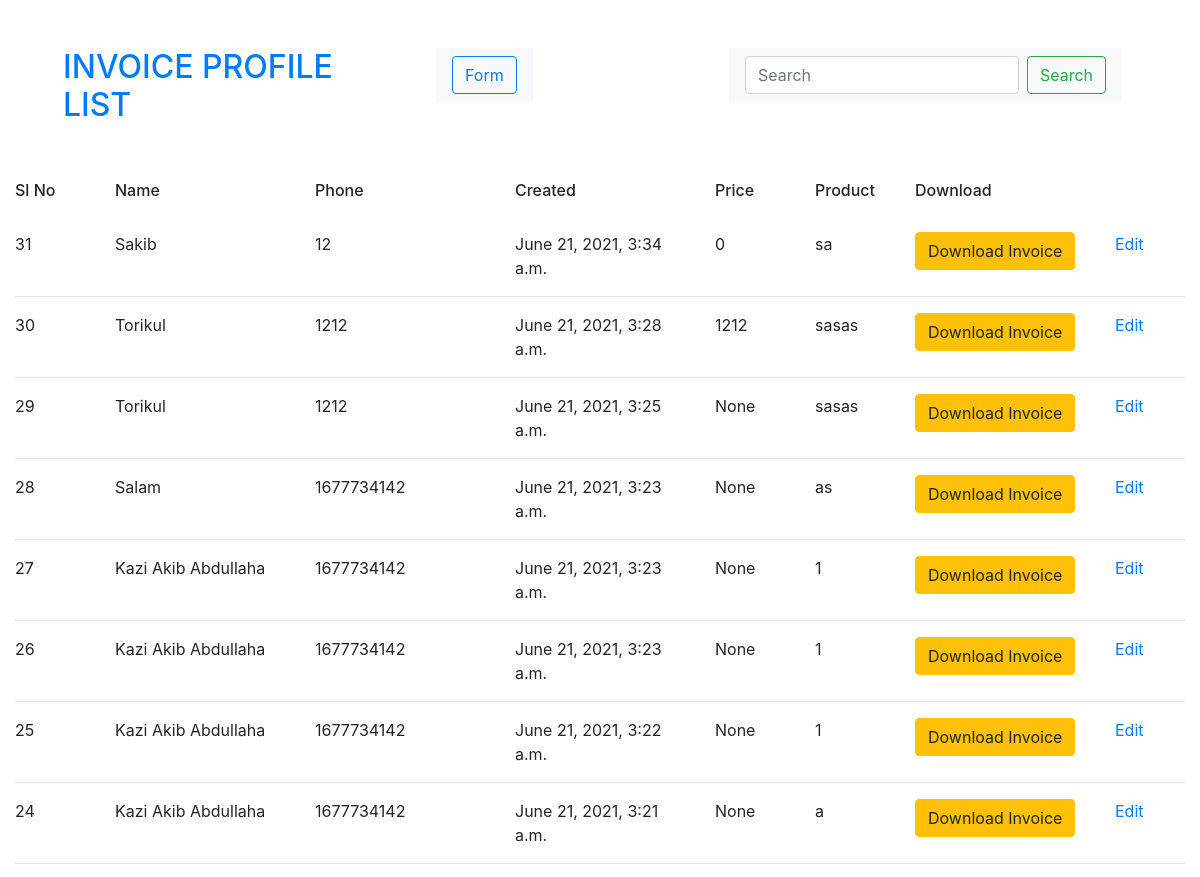
The page /list/ (upper part) on the database as committed earlier.
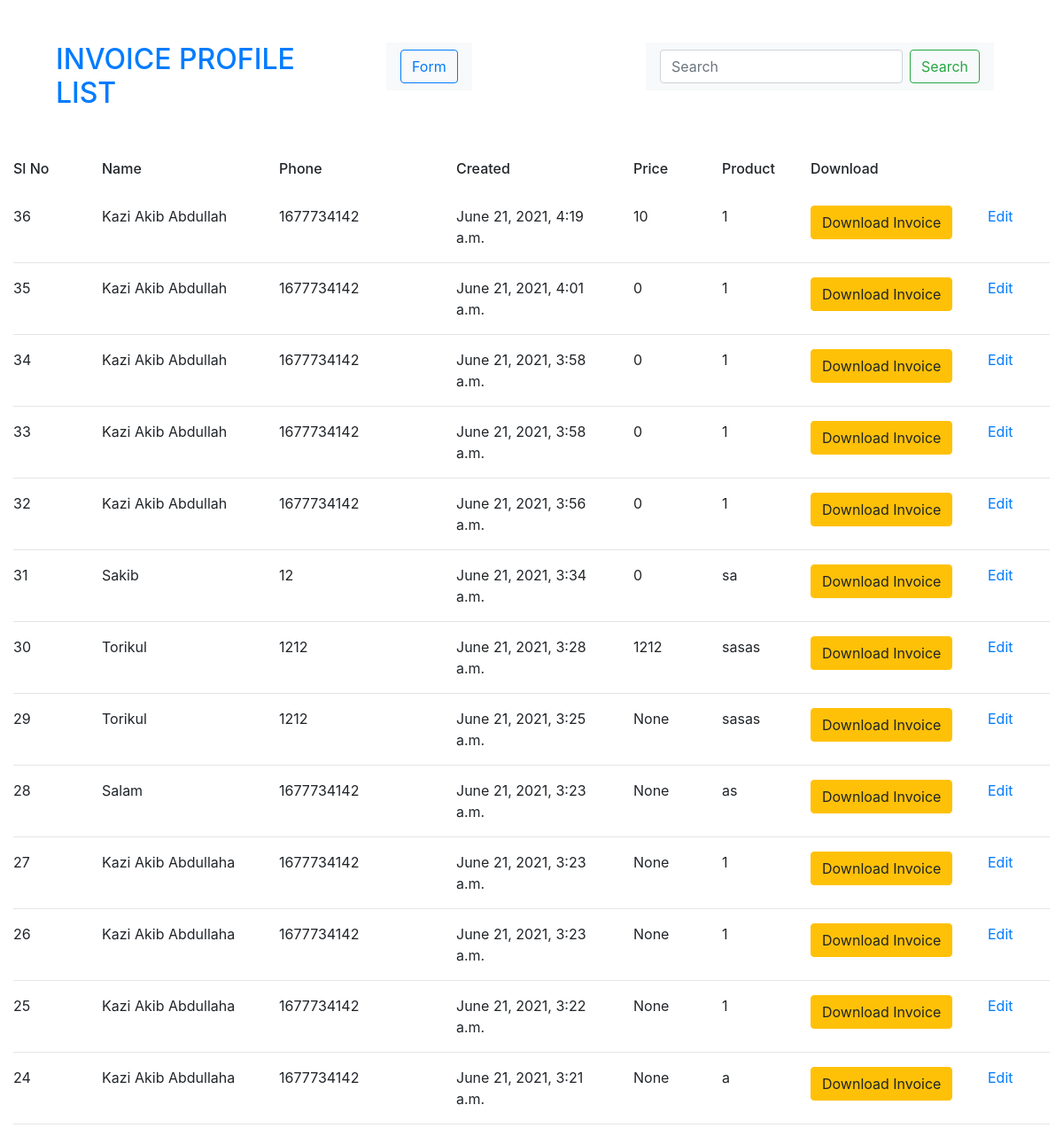
The same page on the database as committed later.
### invoice/models.py (models this page shows, shortened)
class Profile(models.Model):
    name = models.CharField(max_length=30)
    phone = models.IntegerField()
    address = models.CharField(max_length=255)
    time = models.DateTimeField(auto_now_add=True)
    product_details = models.CharField(max_length=255, blank=True)
    price = models.IntegerField(default=0, null=True)
    quantity = models.IntegerField(null=True)
    class Meta:
        ordering = ['-time']

### invoice/views.py (the view)
# urls.py: path('list/', views.list, name='list'),
def list(request):
    profiles = Profile.objects.all()
    name = request.GET.get('name')
    if name != '' and name is not None:
        profiles = profiles.filter(Q(phone__icontains = name) | Q(name__icontains = name))
    return render(request, 'invoice/list.html', {'profiles':profiles})

### invoice/templates/invoice/list.html (shortened to what this page needs)
{% load static %}
<!doctype html>
<html lang="en">
  <head>
    <link rel="stylesheet" href="https://stackpath.bootstrapcdn.com/bootstrap/4.3.1/css/bootstrap.min.css">
  </head>
  <body>
    <div class="container-fluid">
        <div class="row m-5">
            <div class="col-md-4 navbar-nav">
                <a href="{% url 'list' %}"><h2>INVOICE PROFILE LIST</h2></a>
            </div>
            <div class="col-md-1">
                <nav class="navbar navbar-light bg-light float-left">
                    <a href="{% url 'accept' %}"><button class="btn btn-outline-primary my-2 my-sm-0">Form</button></a>
                </nav>
            </div>
            <div class="col-md-7">
                <nav class="navbar navbar-light bg-light float-right">
                    <form class="form-inline" method="GET">
                      <input class="form-control mr-sm-2" type="search" placeholder="Search" name="name" aria-label="Search">
                      <button class="btn btn-outline-success my-2 my-sm-0" type="submit">Search</button>
                    </form>
                  </nav>
            </div>
        </div>
        <div class="row">
            <div class="col-md-1">
                <h6>Sl No</h6>
            </div>
            <div class="col-md-2">
                <h6>Name</h6>
            </div>
            <div class="col-md-2">
                <h6>Phone</h6>
            </div>
            <div class="col-md-2">
                <h6>Created</h6>
            </div>
            <div class="col-md-1">
                <h6>Price</h6>
            </div>
            <div class="col-md-1">
                <h6>Product</h6>
            </div>
            <div class="col-md-2">
                <h6>Download</h6>
            </div>
        </div>
        <br>
        {% for profile in profiles %}
        <div class="row">
            <div class="col-1">
                {{profile.id}}
            </div>
            <div class="col-2 bg-white text-capitalize text-wrap">
                {{profile.name}}
            </div>
            <div class="col-2 bg-white">
                {{profile.phone}}
            </div>
            <div class="col-2 bg-white">
                {{profile.time}}
            </div>
            <div class="col-1 bg-white">
                {{profile.price}}
            </div>
            <div class="col-1 bg-white">
                {{profile.product_details}}
            </div>
            <div class="col-2">
                <a href="{% url 'inv' profile.id %}" class="btn btn-warning">Download Invoice</a>
            </div>
            <div class="col-1 bg-white">
                <a href="{% url 'edit' profile.id %}">Edit</a>
            </div>
        </div>
        <hr>
        {% endfor %}
    </div>
  </body>
</html>

Rows that differ between the two databases and show on the page:
added Profile: id "36", name "Kazi Akib Abdullah", phone "1677734142", time "June 21, 2021, 4:19 a.m.", price "10", product_details "1"
added Profile: id "35", name "Kazi Akib Abdullah", phone "1677734142", time "June 21, 2021, 4:01 a.m.", price "0", product_details "1"
added Profile: id "34", name "Kazi Akib Abdullah", phone "1677734142", time "June 21, 2021, 3:58 a.m.", price "0", product_details "1"
added Profile: id "33", name "Kazi Akib Abdullah", phone "1677734142", time "June 21, 2021, 3:58 a.m.", price "0", product_details "1"
added Profile: id "32", name "Kazi Akib Abdullah", phone "1677734142", time "June 21, 2021, 3:56 a.m.", price "0", product_details "1"
